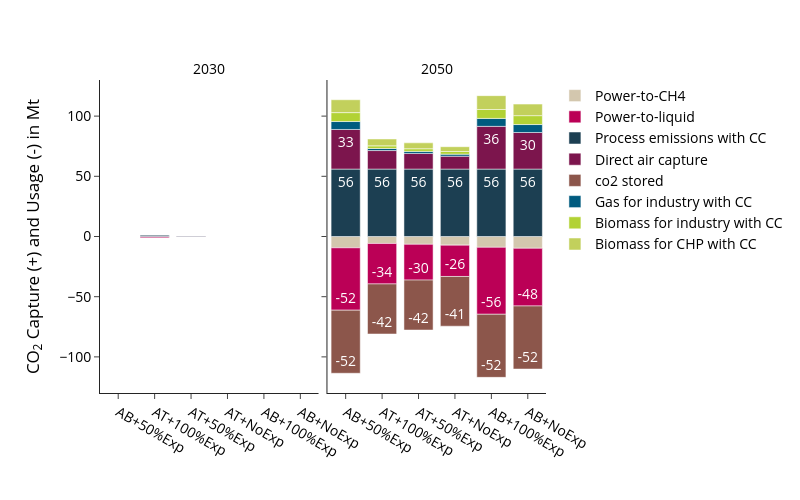

Source (notebook cell):
### Code cell
fig = px.bar(
    df, 
    **fig_kwargs,
    color_discrete_map=colors["co2"],
    category_orders={
        "variable":list(colors["gas"].keys()),
        "scen": scen_order
        },
    #facet_col_spacing=0.1,
    labels={"value":"CO<sub>2</sub> Capture (+) and Usage (-) in Mt","year":"","variable":"", "scen":""},
)
update_layout(fig)

print("Totals per scenario and year:", demand_sum_df)
fig.show()
#save_plotly_fig(df, fig, fig, sdir, f"{idx_group_name}_CO2_capture_and_usage_Mt")

### Figure 1 — Plotly figure (JSON) as saved in the notebook; plotly's stock layout.template omitted (floating-point values rounded to 4 significant figures)
{"data": [{"hovertemplate": "=%{x}<br>CO<sub>2</sub> Capture (+) and Usage (-) in Mt=%{text}<extra></extra>", "legendgroup": "Power-to-CH4", "marker": {"color": "#d3c7ae", "pattern": {"shape": ""}}, "name": "Power-to-CH4", "orientation": "v", "showlegend": true, "text": [-9.0, -9.4, -9.8, -5.8, -6.5, -7.2], "textangle": 0, "textposition": "inside", "texttemplate": "%{y:.0f}", "type": "bar", "x": ["AB+100%Exp", "AB+50%Exp", "AB+NoExp", "AT+100%Exp", "AT+50%Exp", "AT+NoExp"], "xaxis": "x2", "y": [-9.0, -9.4, -9.8, -5.8, -6.5, -7.2], "yaxis": "y2"}, {"hovertemplate": "=%{x}<br>CO<sub>2</sub> Capture (+) and Usage (-) in Mt=%{text}<extra></extra>", "legendgroup": "Power-to-liquid", "marker": {"color": "#bb0056", "pattern": {"shape": ""}}, "name": "Power-to-liquid", "orientation": "v", "showlegend": true, "text": [-1.0, -0.5], "textangle": 0, "textposition": "inside", "texttemplate": "%{y:.0f}", "type": "bar", "x": ["AT+100%Exp", "AT+50%Exp"], "xaxis": "x", "y": [-1.0, -0.5], "yaxis": "y"}, {"hovertemplate": "=%{x}<br>CO<sub>2</sub> Capture (+) and Usage (-) in Mt=%{text}<extra></extra>", "legendgroup": "Power-to-liquid", "marker": {"color": "#bb0056", "pattern": {"shape": ""}}, "name": "Power-to-liquid", "orientation": "v", "showlegend": false, "text": [-55.6, -51.8, -47.9, -33.6, -29.7, -26.0], "textangle": 0, "textposition": "inside", "texttemplate": "%{y:.0f}", "type": "bar", "x": ["AB+100%Exp", "AB+50%Exp", "AB+NoExp", "AT+100%Exp", "AT+50%Exp", "AT+NoExp"], "xaxis": "x2", "y": [-55.6, -51.8, -47.9, -33.6, -29.7, -26.0], "yaxis": "y2"}, {"hovertemplate": "=%{x}<br>CO<sub>2</sub> Capture (+) and Usage (-) in Mt=%{text}<extra></extra>", "legendgroup": "Process emissions with CC", "marker": {"color": "#1c3f52", "pattern": {"shape": ""}}, "name": "Process emissions with CC", "orientation": "v", "showlegend": true, "text": [1.0, 0.5], "textangle": 0, "textposition": "inside", "texttemplate": "%{y:.0f}", "type": "bar", "x": ["AT+100%Exp", "AT+50%Exp"], "xaxis": "x", "y": [1.0, 0.5], "yaxis": "y"}, {"hovertemplate": "=%{x}<br>CO<sub>2</sub> Capture (+) and Usage (-) in Mt=%{text}<extra></extra>", "legendgroup": "Process emissions with CC", "marker": {"color": "#1c3f52", "pattern": {"shape": ""}}, "name": "Process emissions with CC", "orientation": "v", "showlegend": false, "text": [56.0, 56.0, 56.0, 56.0, 56.0, 56.0], "textangle": 0, "textposition": "inside", "texttemplate": "%{y:.0f}", "type": "bar", "x": ["AB+100%Exp", "AB+50%Exp", "AB+NoExp", "AT+100%Exp", "AT+50%Exp", "AT+NoExp"], "xaxis": "x2", "y": [56.0, 56.0, 56.0, 56.0, 56.0, 56.0], "yaxis": "y2"}, {"hovertemplate": "=%{x}<br>CO<sub>2</sub> Capture (+) and Usage (-) in Mt=%{text}<extra></extra>", "legendgroup": "Direct air capture", "marker": {"color": "#7c154d", "pattern": {"shape": ""}}, "name": "Direct air capture", "orientation": "v", "showlegend": true, "text": [35.5, 32.9, 30.4, 15.4, 13.0, 10.7], "textangle": 0, "textposition": "inside", "texttemplate": "%{y:.0f}", "type": "bar", "x": ["AB+100%Exp", "AB+50%Exp", "AB+NoExp", "AT+100%Exp", "AT+50%Exp", "AT+NoExp"], "xaxis": "x2", "y": [35.5, 32.9, 30.4, 15.4, 13.0, 10.7], "yaxis": "y2"}, {"hovertemplate": "=%{x}<br>CO<sub>2</sub> Capture (+) and Usage (-) in Mt=%{text}<extra></extra>", "legendgroup": "co2 stored", "marker": {"color": "#8C564B", "pattern": {"shape": ""}}, "name": "co2 stored", "orientation": "v", "showlegend": true, "text": [-52.4, -52.4, -52.4, -41.6, -41.5, -41.3], "textangle": 0, "textposition": "inside", "texttemplate": "%{y:.0f}", "type": "bar", "x": ["AB+100%Exp", "AB+50%Exp", "AB+NoExp", "AT+100%Exp", "AT+50%Exp", "AT+NoExp"], "xaxis": "x2", "y": [-52.4, -52.4, -52.4, -41.6, -41.5, -41.3], "yaxis": "y2"}, {"hovertemplate": "=%{x}<br>CO<sub>2</sub> Capture (+) and Usage (-) in Mt=%{text}<extra></extra>", "legendgroup": "Gas for industry with CC", "marker": {"color": "#005b7f", "pattern": {"shape": ""}}, "name": "Gas for industry with CC", "orientation": "v", "showlegend": true, "text": [6.6, 6.6, 6.6, 1.7, 1.7, 1.7], "textangle": 0, "textposition": "inside", "texttemplate": "%{y:.0f}", "type": "bar", "x": ["AB+100%Exp", "AB+50%Exp", "AB+NoExp", "AT+100%Exp", "AT+50%Exp", "AT+NoExp"], "xaxis": "x2", "y": [6.6, 6.6, 6.6, 1.7, 1.7, 1.7], "yaxis": "y2"}, {"hovertemplate": "=%{x}<br>CO<sub>2</sub> Capture (+) and Usage (-) in Mt=%{text}<extra></extra>", "legendgroup": "Biomass for industry with CC", "marker": {"color": "#b2d235", "pattern": {"shape": ""}}, "name": "Biomass for industry with CC", "orientation": "v", "showlegend": true, "text": [7.4, 7.4, 7.4, 2.2, 2.2, 2.2], "textangle": 0, "textposition": "inside", "texttemplate": "%{y:.0f}", "type": "bar", "x": ["AB+100%Exp", "AB+50%Exp", "AB+NoExp", "AT+100%Exp", "AT+50%Exp", "AT+NoExp"], "xaxis": "x2", "y": [7.4, 7.4, 7.4, 2.2, 2.2, 2.2], "yaxis": "y2"}, {"hovertemplate": "=%{x}<br>CO<sub>2</sub> Capture (+) and Usage (-) in Mt=%{text}<extra></extra>", "legendgroup": "Biomass for CHP with CC", "marker": {"color": "#C2D05C", "pattern": {"shape": ""}}, "name": "Biomass for CHP with CC", "orientation": "v", "showlegend": true, "text": [11.5, 10.7, 9.6, 5.7, 4.9, 4.0], "textangle": 0, "textposition": "inside", "texttemplate": "%{y:.0f}", "type": "bar", "x": ["AB+100%Exp", "AB+50%Exp", "AB+NoExp", "AT+100%Exp", "AT+50%Exp", "AT+NoExp"], "xaxis": "x2", "y": [11.5, 10.7, 9.6, 5.7, 4.9, 4.0], "yaxis": "y2"}], "layout": {"annotations": [{"font": {}, "showarrow": false, "text": "2030", "x": 0.245, "xanchor": "center", "xref": "paper", "y": 1, "yanchor": "bottom", "yref": "paper"}, {"font": {}, "showarrow": false, "text": "2050", "x": 0.755, "xanchor": "center", "xref": "paper", "y": 1, "yanchor": "bottom", "yref": "paper"}], "barmode": "relative", "height": 500, "legend": {"title": {"text": ""}, "tracegroupgap": 0}, "width": 800, "xaxis": {"anchor": "y", "categoryarray": ["AB+50%Exp", "AT+100%Exp", "AT+50%Exp", "AT+NoExp"], "categoryorder": "array", "domain": [0, 0.49], "title": {"text": ""}}, "xaxis2": {"anchor": "y2", "categoryarray": ["AB+50%Exp", "AT+100%Exp", "AT+50%Exp", "AT+NoExp"], "categoryorder": "array", "domain": [0.51, 1], "matches": "x", "title": {"text": ""}}, "yaxis": {"anchor": "x", "domain": [0, 1], "title": {"text": "CO<sub>2</sub> Capture (+) and Usage (-) in Mt"}}, "yaxis2": {"anchor": "x2", "domain": [0, 1], "matches": "y", "showticklabels": false}}}
